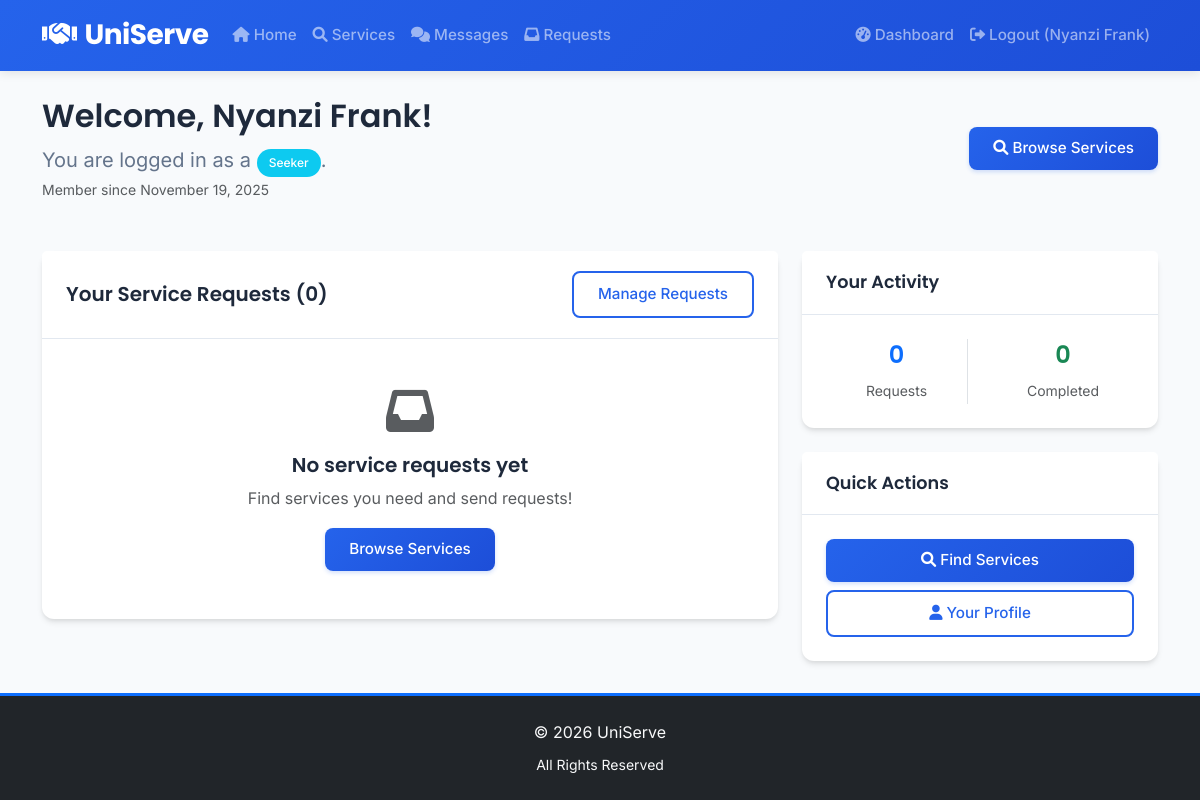
Page /dashboard (signed in) on the earlier database version.
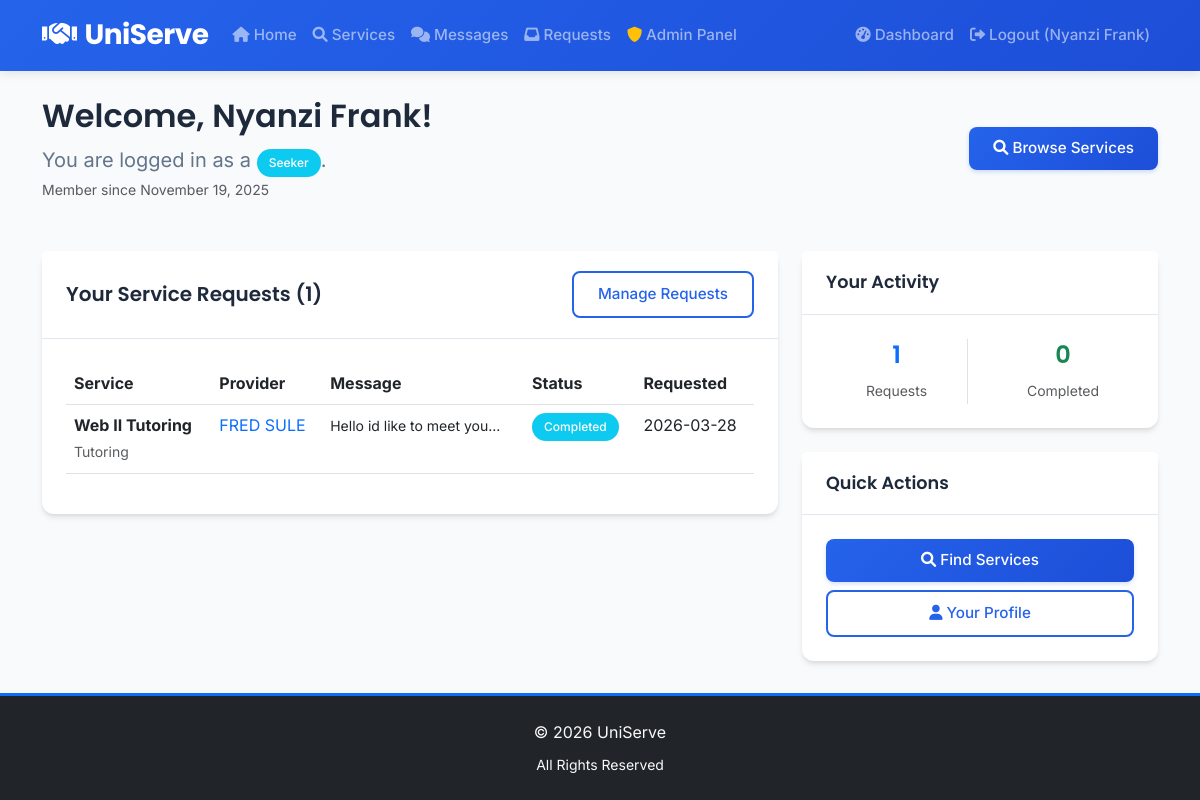
Same page on the later database version.
### app.py (models this page shows)
class ServiceRequest(db.Model):
    id = db.Column(db.Integer, primary_key=True)
    message = db.Column(db.Text, nullable=False)
    status = db.Column(db.String(20), default='pending')
    request_date = db.Column(db.DateTime, default=datetime.utcnow)
    service_id = db.Column(db.Integer, db.ForeignKey('service.id'), nullable=False)
    seeker_id = db.Column(db.Integer, db.ForeignKey('user.id'), nullable=False)
    seeker = db.relationship('User', foreign_keys=[seeker_id], backref='service_requests')

class Service(db.Model):
    id = db.Column(db.Integer, primary_key=True)
    title = db.Column(db.String(100), nullable=False)
    description = db.Column(db.Text, nullable=False)
    category = db.Column(db.String(50), nullable=False)
    price = db.Column(db.String(50), nullable=True)
    location = db.Column(db.String(100), nullable=False)
    contact_info = db.Column(db.String(100), nullable=False)
    created_date = db.Column(db.DateTime, default=datetime.utcnow)
    is_active = db.Column(db.Boolean, default=True)
    provider_id = db.Column(db.Integer, db.ForeignKey('user.id'), nullable=False)
    requests = db.relationship('ServiceRequest', backref='service', lazy=True)

class User(db.Model):
    id = db.Column(db.Integer, primary_key=True)
    name = db.Column(db.String(100), nullable=False)
    email = db.Column(db.String(100), unique=True, nullable=False)
    password = db.Column(db.String(200), nullable=False)
    user_type = db.Column(db.String(20), nullable=False)
    is_admin = db.Column(db.Boolean, default=False)
    profile_picture = db.Column(db.String(200), nullable=True)
    student_id_document = db.Column(db.String(200), nullable=True)
    verification_status = db.Column(db.String(20), default='unverified')
    registration_date = db.Column(db.DateTime, default=datetime.utcnow)
    services = db.relationship('Service', backref='provider', lazy=True)
    reviews_given = db.relationship('Review', foreign_keys='Review.reviewer_id', backref='reviewer', lazy=True)
    reviews_received = db.relationship('Review', foreign_keys='Review.reviewee_id', backref='reviewee', lazy=True)

### app.py (the view)
@app.route('/dashboard')
def dashboard():
    if 'user_id' not in session:
        return redirect(url_for('login'))
    user = User.query.get(session['user_id'])
    if user.user_type == 'provider':
        services = Service.query.filter_by(provider_id=user.id).all()
        return render_template('dashboard.html', user=user, services=services)
    else:
        requests = ServiceRequest.query.filter_by(seeker_id=user.id).all()
        return render_template('dashboard.html', user=user, requests=requests)

### templates/dashboard.html (shortened to what the changed rows need)
{% extends "base.html" %}
{% block content %}
<div class="row">
    <div class="col-md-12">
        <div class="d-flex justify-content-between align-items-center mb-4">
            <div>
                <h2>
                    Welcome, {{ user.name }}!
                </h2>
            </div>
        </div>
    </div>
</div>
{% if user.user_type == 'provider' %}
<div class="row mt-4">
    <div class="col-md-8">
        <div class="card">
            <div class="card-header d-flex justify-content-between align-items-center">
                <h5 class="mb-0">Your Services ({{ services|length }})</h5>
                <a href="{{ url_for('add_service') }}" class="btn btn-sm btn-primary">Add Service</a>
            </div>
            <div class="card-body">
                {% if services %}
                <div class="table-responsive">
                    <table class="table table-hover">
                        <thead>
                            <tr>
                                <th>Title</th>
                                <th>Category</th>
                                <th>Price</th>
                                <th>Status</th>
                                <th>Created</th>
                                <th>Actions</th>
                            </tr>
                        </thead>
                        <tbody>
                            {% for service in services %}
                            <tr>
                                <td>
                                    <strong>{{ service.title }}</strong>
                                    <br><small class="text-muted">{{ service.description[:50] }}...</small>
                                </td>
                                <td>
                                    <span class="badge bg-info">{{ service.category }}</span>
                                </td>
                                <td>{{ service.price }}</td>
                                <td>
                                    <span class="badge bg-{{ 'success' if service.is_active else 'secondary' }}">
                                        {{ 'Active' if service.is_active else 'Inactive' }}
                                    </span>
                                </td>
                                <td>{{ service.created_date.strftime('%Y-%m-%d') }}</td>
                                <td>
                                    <a href="{{ url_for('edit_service', service_id=service.id) }}" class="btn btn-sm btn-outline-secondary" title="Edit Service">
                                        <i class="fas fa-edit"></i>
                                    </a>
                                    <form action="{{ url_for('delete_service', service_id=service.id) }}" method="POST" class="d-inline">
                                        <button type="submit" class="btn btn-sm btn-outline-danger" onclick="return confirm('Delete this service permanently?');" title="Delete Service">
                                            <i class="fas fa-trash"></i>
                                        </button>
                                    </form>
                                </td>
                            </tr>
                            {% endfor %}
                        </tbody>
                    </table>
                </div>
                {% else %}
                <div class="text-center py-4">
                    <div class="mb-3">
                        <i class="fas fa-briefcase fa-3x text-muted"></i>
                    </div>
                    <h5>No services yet</h5>
                    <p class="text-muted">Start offering your skills to other students!</p>
                    <a href="{{ url_for('add_service') }}" class="btn btn-primary">Add Your First Service</a>
                </div>
                {% endif %}
            </div>
        </div>
    </div>
    <div class="col-md-4">
        <div class="card mb-4">
            <div class="card-header">
                <h6 class="mb-0">Quick Stats</h6>
            </div>
            <div class="card-body">
                <div class="row text-center">
                    <div class="col-6">
                        <div class="border-end">
                            <h4 class="text-primary">{{ services|length }}</h4>
                            <small class="text-muted">Services</small>
                        </div>
                    </div>
                    <div class="col-6">
                        <h4 class="text-success">0</h4>
                        <small class="text-muted">Requests</small>
                    </div>
                </div>
            </div>
        </div>
        <div class="card">
            <div class="card-header">
                <h6 class="mb-0">Quick Actions</h6>
            </div>
            <div class="card-body">
                <div class="d-grid gap-2">
                    <a href="{{ url_for('add_service') }}" class="btn btn-primary">
                        <i class="fas fa-plus"></i> Add New Service
                    </a>
                    <a href="{{ url_for('services') }}" class="btn btn-outline-primary">
                        <i class="fas fa-search"></i> Browse All Services
                    </a>
                    <a href="{{ url_for('profile', user_id=user.id) }}" class="btn btn-outline-secondary">
                        <i class="fas fa-user"></i> View Your Profile
                    </a>
                </div>
            </div>
        </div>
    </div>
</div>
{% else %}
<div class="row mt-4">
    <div class="col-md-8">
        <div class="card">
            <div class="card-header d-flex justify-content-between align-items-center">
                <h5 class="mb-0">Your Service Requests ({{ requests|length }})</h5>
                <a href="{{ url_for('service_requests') }}" class="btn btn-sm btn-outline-primary">Manage Requests</a>
            </div>
            <div class="card-body">
                {% if requests %}
                <div class="table-responsive">
                    <table class="table table-hover">
                        <thead>
                            <tr>
                                <th>Service</th>
                                <th>Provider</th>
                                <th>Message</th>
                                <th>Status</th>
                                <th>Requested</th>
                            </tr>
                        </thead>
                        <tbody>
                            {% for request in requests %}
                            <tr>
                                <td>
                                    <strong>{{ request.service.title }}</strong>
                                    <br><small class="text-muted">{{ request.service.category }}</small>
                                </td>
                                <td>
                                    <a href="{{ url_for('profile', user_id=request.service.provider.id) }}" class="text-decoration-none">
                                        {{ request.service.provider.name }}
                                    </a>
                                </td>
                                <td>
                                    <small>{{ request.message[:50] }}...</small>
                                </td>
                                <td>
                                    {% if request.status == 'pending' %}
                                    <span class="badge bg-warning">Pending</span>
                                    {% elif request.status == 'accepted' %}
                                    <span class="badge bg-success">Accepted</span>
                                    {% elif request.status == 'completed' %}
                                    <span class="badge bg-info">Completed</span>
                                    {% else %}
                                    <span class="badge bg-secondary">{{ request.status|title }}</span>
                                    {% endif %}
                                </td>
                                <td>{{ request.request_date.strftime('%Y-%m-%d') }}</td>
                            </tr>
                            {% endfor %}
                        </tbody>
                    </table>
                </div>
                {% else %}
                <div class="text-center py-4">
                    <div class="mb-3">
                        <i class="fas fa-inbox fa-3x text-muted"></i>
                    </div>
                    <h5>No service requests yet</h5>
                    <p class="text-muted">Find services you need and send requests!</p>
                    <a href="{{ url_for('services') }}" class="btn btn-primary">Browse Services</a>
                </div>
                {% endif %}
            </div>
        </div>
    </div>
    <div class="col-md-4">
        <div class="card mb-4">
            <div class="card-header">
                <h6 class="mb-0">Your Activity</h6>
            </div>
            <div class="card-body">
                <div class="row text-center">
                    <div class="col-6">
                        <div class="border-end">
                            <h4 class="text-primary">{{ requests|length }}</h4>
                            <small class="text-muted">Requests</small>
                        </div>
                    </div>
                    <div class="col-6">
                        <h4 class="text-success">0</h4>
                        <small class="text-muted">Completed</small>
                    </div>
                </div>
            </div>
        </div>
        <div class="card">
            <div class="card-header">
                <h6 class="mb-0">Quick Actions</h6>
            </div>
            <div class="card-body">
                <div class="d-grid gap-2">
                    <a href="{{ url_for('services') }}" class="btn btn-primary">
                        <i class="fas fa-search"></i> Find Services
                    </a>
                    <a href="{{ url_for('profile', user_id=user.id) }}" class="btn btn-outline-primary">
                        <i class="fas fa-user"></i> Your Profile
                    </a>
                </div>
            </div>
        </div>
    </div>
</div>
{% endif %}
{% endblock %}

### templates/base.html (shortened to what this page needs)
<!DOCTYPE html>
<html lang="en">
<head>
    <link href="https://cdn.jsdelivr.net/npm/bootstrap@5.3.0/dist/css/bootstrap.min.css" rel="stylesheet">
    <link rel="stylesheet" href="https://cdnjs.cloudflare.com/ajax/libs/font-awesome/6.0.0/css/all.min.css">
    <link href="{{ url_for('static', filename='css/style.css') }}" rel="stylesheet">
</head>
<body class="d-flex flex-column min-vh-100">
    <nav class="navbar navbar-expand-lg navbar-dark">
        <div class="container">
            <a class="navbar-brand" href="{{ url_for('index') }}">
                <i class="fas fa-handshake me-2"></i>UniServe
            </a>
            <div class="collapse navbar-collapse" id="navbarNav">
                <ul class="navbar-nav me-auto">
                    <li class="nav-item">
                        <a class="nav-link" href="{{ url_for('index') }}">
                            <i class="fas fa-home me-1"></i>Home
                        </a>
                    </li>
                    <li class="nav-item">
                        <a class="nav-link" href="{{ url_for('services') }}">
                            <i class="fas fa-search me-1"></i>Services
                        </a>
                    </li>
                    {% if session.user_id %}
                    <li class="nav-item">
                        <a class="nav-link" href="{{ url_for('messages') }}">
                            <i class="fas fa-comments me-1"></i>Messages
                        </a>
                    </li>
                    <li class="nav-item">
                        <a class="nav-link" href="{{ url_for('service_requests') }}">
                            <i class="fas fa-inbox me-1"></i>Requests
                        </a>
                    </li>
                    {% endif %}
                    {% if session.is_admin %}
                    <li class="nav-item">
                        <a class="nav-link" href="{{ url_for('admin_dashboard') }}">
                            <i class="fas fa-shield-alt me-1 text-warning"></i>Admin Panel
                        </a>
                    </li>
                    {% endif %}
                </ul>
                <ul class="navbar-nav">
                    {% if session.user_id %}
                    <li class="nav-item">
                        <a class="nav-link" href="{{ url_for('dashboard') }}">
                            <i class="fas fa-tachometer-alt me-1"></i>Dashboard
                        </a>
                    </li>
                    <li class="nav-item">
                        <a class="nav-link" href="{{ url_for('logout') }}">
                            <i class="fas fa-sign-out-alt me-1"></i>Logout ({{ session.user_name }})
                        </a>
                    </li>
                    {% endif %}
                </ul>
            </div>
        </div>
    </nav>
    <div class="container mt-4">
        {% block content %}{% endblock %}
    </div>
    <footer class="bg-dark text-light py-4 mt-auto w-100 border-top border-primary border-3">
        <div class="container text-center">
            <p class="mb-2">&copy; 2026 UniServe</p>
            <p class="mb-0 small">
                All Rights Reserved
            </p>
        </div>
    </footer>
    <div class="toast-container position-fixed bottom-0 end-0 p-3" style="z-index: 1055;">
    </div>
</body>
</html>

Differences in the rows shown:
added ServiceRequest: service "Web II Tutoring", service.category "Tutoring", service.provider.name "FRED SULE", message "Hello id like to meet you", status "Completed", request_date "2026-03-28"
Other differences:
{{ requests|length }}: "0" → "1"
text no longer shown: "No service requests yet Find services you need and send requests! Browse Services"
text now shown: "Admin Panel Service Provider Message Status Requested"
